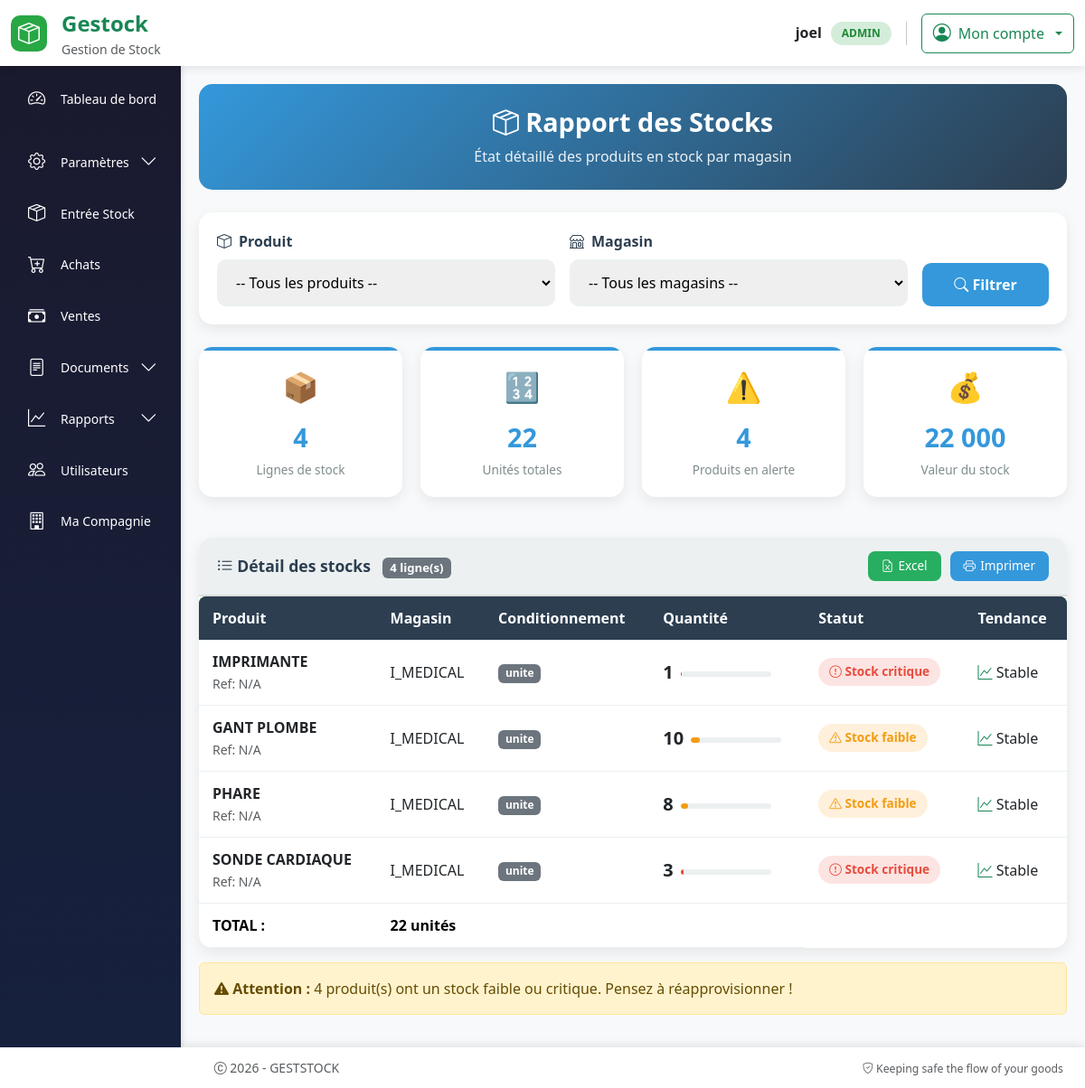
The app's page /rapport/stock (signed in) with its own data.
### models.py (models this page shows, shortened)
class User(UserMixin, db.Model):
  id = db.Column(db.Integer, primary_key=True)
  username = db.Column(db.String(64), index=True, nullable=False)
  email = db.Column(db.String(120), unique=True, nullable=False)
  password_hash = db.Column(db.String(256))
  role = db.Column(db.String(20), nullable=False, default='operateur')
  joined_at = db.Column(db.DateTime(), default = datetime.utcnow, index = True)
  must_change_password = db.Column(db.Boolean, default=False)
  __table_args__ = (
      db.UniqueConstraint('email', name='uq_user_email'),
  )

class Stock(db.Model):
    id = db.Column(db.Integer, primary_key=True)
    produit_id = db.Column(
        db.Integer,
        db.ForeignKey("produit.id"),
        nullable=False
    )
    lignes_achat = db.relationship("LigneAchat", back_populates="stock")
    numero_lot = db.Column(db.String(100))
    quantite = db.Column(db.Integer, nullable=False, default=0)
    seuil_alerte = db.Column(db.Integer, default=5)
    date_creation = db.Column(db.DateTime(), default = datetime.utcnow, index = True)
    type_conditionnement = db.Column(
    db.Enum(
        TypeConditionnement,
        values_callable=lambda x: [e.value for e in x],
        name="typeconditionnement"
    ),
    nullable=False  # a remplacer par False apres render ok
    )
    magasin_id = db.Column(db.Integer, db.ForeignKey("magasin.id"), nullable=False)
    __table_args__ = (
    db.UniqueConstraint("produit_id", "magasin_id", "type_conditionnement", name="uix_stock_unique"),
)

class Produit(db.Model):
    __tablename__ = "produit"
    id = db.Column(db.Integer, primary_key=True)
    nom_produit = db.Column(db.String(128), nullable=False, index=True)
    model = db.Column(db.String(128), index=True)
    marque = db.Column(db.String(128), index=True)
    code_produit = db.Column(db.String(256), unique=True, nullable=False)
    description = db.Column(db.Text)
    origine = db.Column(db.String(256))
    image = db.Column(db.String(255))
    stocks = db.relationship("Stock", backref="produit", lazy=True)
    lignes_certificat = db.relationship('LigneCertificat', backref='produit_rel', lazy=True)
    lignes_bon_commande = db.relationship(
        "LigneBonCommande",
        back_populates="produit"
    )
    lignes_bon_livraison = db.relationship(
        "LigneBonLivraison",
        back_populates="produit"
    )
    lignes_achat = db.relationship(
        "LigneAchat",
        back_populates="produit",
        cascade="all, delete-orphan"
    )

class Magasin(db.Model):
    id = db.Column(db.Integer, primary_key=True)
    nom = db.Column(db.String(120), unique=True, nullable=False)
    stocks = db.relationship("Stock", backref="magasin", lazy=True)
    achats = db.relationship(
        "Achat",
        back_populates="magasin",
        cascade="all, delete-orphan"
    )

### routes.py (the view)
@app.route("/rapport/stock")
@login_required
def rapport_stock():
    produit_id = request.args.get("produit_id", type=int)
    magasin_id = request.args.get("magasin_id", type=int)
    query = Stock.query.filter(Stock.quantite > 0)
    if produit_id:
        query = query.filter(Stock.produit_id == produit_id)
    if magasin_id:
        query = query.filter(Stock.magasin_id == magasin_id)
    stocks = query.all()
    produits_query = Produit.query.join(Stock).filter(Stock.quantite > 0).distinct()
    produits = produits_query.all()
    magasins_query = Magasin.query.join(Stock).filter(Stock.quantite > 0).distinct()
    magasins = magasins_query.all()
    return render_template(
        "rapport_stock.html",
        stocks=stocks,
        produits=produits,
        magasins=magasins,
        selected_produit_id=produit_id,
        selected_magasin_id=magasin_id
    )

### templates/rapport_stock.html (shortened to what this page needs)
{% extends "base.html" %}
{% block content %}
<div class="rapport-container">
    <div class="rapport-header">
        <h3>
            <i class="bi bi-box-seam"></i> Rapport des Stocks
        </h3>
        <p>État détaillé des produits en stock par magasin</p>
    </div>
    <div class="filters-card">
        <form method="GET" id="filterForm">
            <div class="row g-3 align-items-end">
                <div class="col-md-5">
                    <div class="filter-group">
                        <label>
                            <i class="bi bi-box"></i> Produit
                        </label>
                        <select name="produit_id" class="form-select-custom" id="produitSelect">
                            <option value="">-- Tous les produits --</option>
                        </select>
                    </div>
                </div>
                <div class="col-md-5">
                    <div class="filter-group">
                        <label>
                            <i class="bi bi-shop"></i> Magasin
                        </label>
                        <select name="magasin_id" class="form-select-custom" id="magasinSelect">
                            <option value="">-- Tous les magasins --</option>
                        </select>
                    </div>
                </div>
                <div class="col-md-2">
                    <button type="submit" class="btn-custom btn-info-custom">
                        <i class="bi bi-search"></i> Filtrer
                    </button>
                </div>
            </div>
        </form>
    </div>
    {% if stocks %}
    {% set total_produits = stocks|length %}
    {% set quantite_totale = stocks|sum(attribute='quantite') %}
    {% set produits_alert = stocks|selectattr('quantite', '<=', 10)|list|length %}
    {% set valeur_stock = stocks|sum(attribute='quantite') * 1000 %}
    <div class="stats-grid">
        <div class="stat-card">
            <div class="stat-icon">📦</div>
            <div class="stat-value">{{ total_produits }}</div>
            <div class="stat-label">Lignes de stock</div>
        </div>
        <div class="stat-card">
            <div class="stat-icon">🔢</div>
            <div class="stat-value">{{ quantite_totale }}</div>
            <div class="stat-label">Unités totales</div>
        </div>
        <div class="stat-card">
            <div class="stat-icon">⚠️</div>
            <div class="stat-value">{{ produits_alert }}</div>
            <div class="stat-label">Produits en alerte</div>
        </div>
        <div class="stat-card">
            <div class="stat-icon">💰</div>
            <div class="stat-value">{{ valeur_stock|money }}</div>
            <div class="stat-label">Valeur du stock</div>
        </div>
    </div>
    <div class="table-container">
        <div class="table-header">
            <div class="table-title">
                <i class="bi bi-list-ul"></i> Détail des stocks
                <span class="badge bg-secondary ms-2">{{ total_produits }} ligne(s)</span>
            </div>
            <div class="export-buttons">
                <button onclick="exportToExcel()" class="btn-sm-custom btn-excel">
                    <i class="bi bi-file-earmark-excel"></i> Excel
                </button>
                <button onclick="window.print()" class="btn-sm-custom btn-print">
                    <i class="bi bi-printer"></i> Imprimer
                </button>
            </div>
        </div>
        <div class="table-wrapper">
            <table class="table-custom" id="stockTable">
                <thead>
                    <tr>
                        <th>Produit</th>
                        <th>Magasin</th>
                        <th>Conditionnement</th>
                        <th>Quantité</th>
                        <th>Statut</th>
                        <th>Tendance</th>
                    </tr>
                </thead>
                <tbody>
                    {% for s in stocks %}
                    {% set pourcentage = (s.quantite / 100 * 100) if s.quantite <= 100 else 100 %}
                    <tr onclick="showProductDetail({{ s.produit.id }})">
                        <td>
                            <strong>{{ s.produit.nom_produit }}</strong>
                            <br>
                            <small class="text-muted">Ref: {{ s.produit.reference or 'N/A' }}</small>
                        </td>
                        <td>{{ s.magasin.nom }}</td>
                        <td>
                            <span class="badge bg-secondary">{{ s.type_conditionnement.value if s.type_conditionnement else 'Unité' }}</span>
                        </td>
                        <td>
                            <div class="d-flex align-items-center gap-2">
                                <span class="fw-bold fs-5">{{ s.quantite }}</span>
                                <div class="stock-bar">
                                    <div class="stock-bar-fill
                                        {% if s.quantite >= 50 %}fill-high
                                        {% elif s.quantite >= 20 %}fill-medium
                                        {% elif s.quantite >= 5 %}fill-low
                                        {% else %}fill-critical{% endif %}"
                                        style="width: {{ pourcentage }}%">
                                    </div>
                                </div>
                            </div>
                        </td>
                        <td>
                            {% if s.quantite >= 50 %}
                                <span class="quantity-badge quantity-high">
                                    <i class="bi bi-check-circle"></i> Stock élevé
                                </span>
                            {% elif s.quantite >= 20 %}
                                <span class="quantity-badge quantity-medium">
                                    <i class="bi bi-check"></i> Stock moyen
                                </span>
                            {% elif s.quantite >= 5 %}
                                <span class="quantity-badge quantity-low">
                                    <i class="bi bi-exclamation-triangle"></i> Stock faible
                                </span>
                            {% else %}
                                <span class="quantity-badge quantity-critical">
                                    <i class="bi bi-exclamation-circle"></i> Stock critique
                                </span>
                            {% endif %}
                        </td>
                        <td>
                            {% if s.quantite > 0 %}
                                <i class="bi bi-graph-up text-success"></i> Stable
                            {% else %}
                                <i class="bi bi-graph-down text-danger"></i> Rupture
                            {% endif %}
                        </td>
                    </tr>
                    {% endfor %}
                </tbody>
                <tfoot>
                    <tr class="table-secondary fw-bold">
                        <td colspan="3" class="text-end">TOTAL :</td>
                        <td colspan="3">{{ quantite_totale }} unités</td>
                    </tr>
                </tfoot>
            </table>
        </div>
    </div>
    {% endif %}
    {% if stocks and produits_alert > 0 %}
    <div class="alert alert-warning mt-3">
        <i class="bi bi-exclamation-triangle-fill"></i>
        <strong>Attention :</strong> {{ produits_alert }} produit(s) ont un stock faible ou critique.
        Pensez à réapprovisionner !
    </div>
    {% endif %}
</div>
{% endblock %}

### templates/base.html (shortened to what this page needs)
<!DOCTYPE html>
<html lang="fr">
<head>
    <link rel="stylesheet" href="{{ url_for('static', filename='css/bootstrap.min.css') }}">
    <link rel="stylesheet" href="https://cdn.jsdelivr.net/npm/bootstrap-icons@1.11.3/font/bootstrap-icons.css">
    <link rel="stylesheet" href="{{ url_for('static', filename='style/styles.css') }}">
</head>
<body>
    <header class="app-header">
        <div class="container-fluid py-2">
            <div class="row align-items-center">
                <div class="col-6 col-md-3">
                    <div class="d-flex align-items-center gap-3">
                        <div class="brand-logo">
                            <i class="bi bi-box-seam fs-4"></i>
                        </div>
                        <div>
                            <span class="fs-4 fw-bold text-success">Gestock</span>
                            <small class="text-muted d-none d-md-block">Gestion de Stock</small>
                        </div>
                    </div>
                </div>
                <div class="col-6 col-md-9">
                    <div class="d-flex justify-content-end align-items-center gap-3">
                        {% if current_user.is_authenticated %}
                            <div class="d-none d-md-flex align-items-center gap-3">
                                <div class="text-end">
                                    <div class="fw-semibold">{{ current_user.username }}</div>
                                    <span class="user-badge">{{ current_user.role|upper }}</span>
                                </div>
                            </div>
                            <div class="dropdown">
                                <button class="btn btn-outline-success dropdown-toggle d-flex align-items-center gap-2" type="button" data-bs-toggle="dropdown">
                                    <i class="bi bi-person-circle fs-5"></i>
                                    <span class="d-none d-md-inline">Mon compte</span>
                                </button>
                            </div>
                        {% endif %}
                    </div>
                </div>
            </div>
        </div>
    </header>
    <main class="app-main">
        <div class="container-fluid h-100 p-0">
            <div class="row h-100 g-0">
                {% if current_user.is_authenticated %}
                    <div class="col-md-3 col-lg-2 d-none d-md-block p-0" style="height: 100%;">
                        <div class="app-sidebar" style="height: 100%;">
                            {% include 'partials/sidebar.html' %}
                        </div>
                    </div>
                    {% set content_col = "col-md-9 col-lg-10" %}
                {% else %}
                    {% set content_col = "col-12" %}
                {% endif %}
                <div class="{{ content_col }} p-0" style="height: 100%;">
                    <div class="app-content">
                        {% block content %}{% endblock %}
                    </div>
                </div>
            </div>
        </div>
    </main>
    <footer class="app-footer">
        <div class="container-fluid">
            <div class="row align-items-center">
                <div class="col-md-6">
                    <p class="mb-0 text-muted">
                        <i class="bi bi-c-circle"></i> 2026 - GESTSTOCK
                    </p>
                </div>
                <div class="col-md-6 text-md-end">
                    <small class="text-muted">
                        <i class="bi bi-shield-check"></i> Keeping safe the flow of your goods
                    </small>
                </div>
            </div>
        </div>
    </footer>
</body>
</html>

### records on screen
User: username "joel", role "ADMIN"
Stock: produit.nom_produit "IMPRIMANTE", produit "N/A", magasin.nom "I_MEDICAL", type_conditionnement "unite", quantite "1", shows "Stock critique", shows "Stable"
Stock: produit.nom_produit "GANT PLOMBE", produit "N/A", magasin.nom "I_MEDICAL", type_conditionnement "unite", quantite "10", shows "Stock faible", shows "Stable"
Stock: produit.nom_produit "PHARE", produit "N/A", magasin.nom "I_MEDICAL", type_conditionnement "unite", quantite "8", shows "Stock faible", shows "Stable"
Stock: produit.nom_produit "SONDE CARDIAQUE", produit "N/A", magasin.nom "I_MEDICAL", type_conditionnement "unite", quantite "3", shows "Stock critique", shows "Stable"

### other values on screen
{{ total_produits }} "4"
{{ quantite_totale }} "22"
{{ produits_alert }} "4"
{{ valeur_stock|money }} "22 000"
